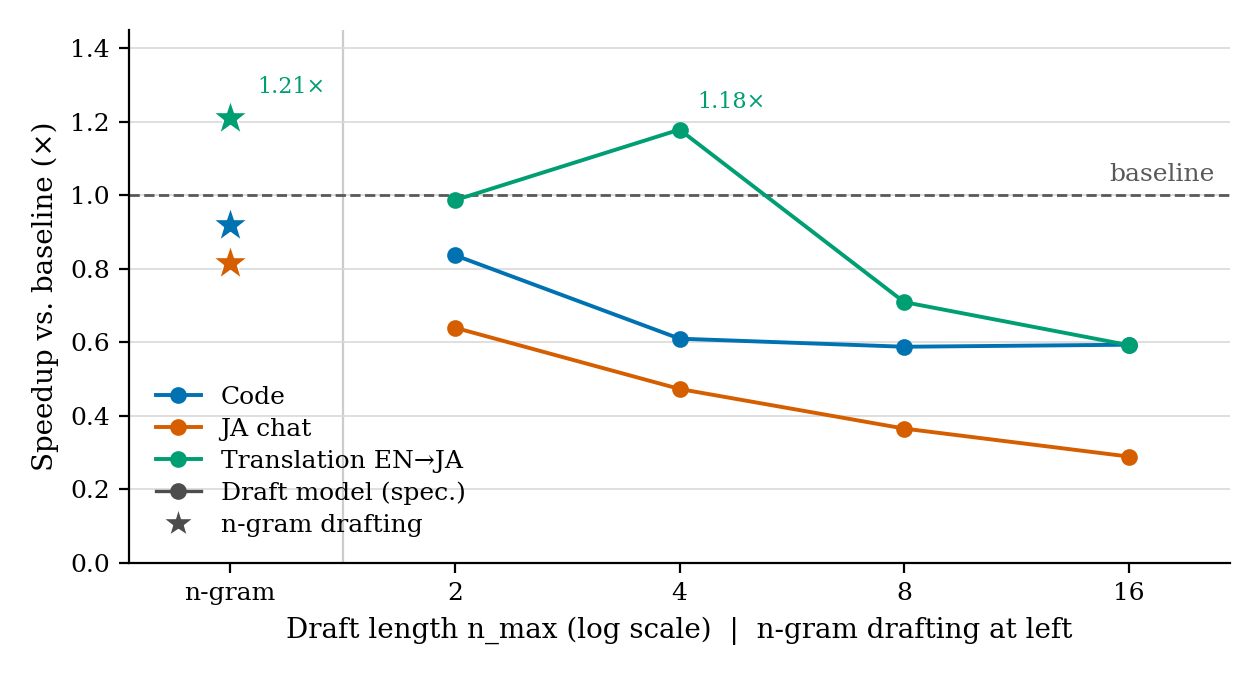

This chart was generated by the following Python code:
#!/usr/bin/env python
"""Figure 1: decode speedup vs. draft length, per task.

Headline figure: speculative decoding with the fixed-draft model is below
the autoregressive baseline (speedup < 1.0) for nearly every configuration;
the only points above 1.0 are n-gram drafting and d4 on EN->JA translation.

Reads:  report/data/summary.json
Writes: report/figures/fig1_speedup.{pdf,png}
"""

import json
import math
import os

import matplotlib

matplotlib.use("Agg")
import matplotlib.pyplot as plt

HERE = os.path.dirname(os.path.abspath(__file__))
DATA = os.path.join(HERE, "..", "data", "summary.json")

# --- Style: research-grade, serif, colorblind-safe (Okabe-Ito) ----------
plt.rcParams.update(
    {
        "font.family": "serif",
        "font.serif": ["DejaVu Serif"],
        "font.size": 10,
        "axes.titlesize": 10,
        "axes.labelsize": 10,
        "legend.fontsize": 9,
        "xtick.labelsize": 9,
        "ytick.labelsize": 9,
        "axes.spines.top": False,
        "axes.spines.right": False,
        "axes.grid": True,
        "axes.grid.axis": "y",
        "grid.color": "0.85",
        "grid.linewidth": 0.6,
        "legend.frameon": False,
        "pdf.fonttype": 42,
    }
)

# Okabe-Ito palette
OKABE_ITO = {
    "blue": "#0072B2",
    "vermillion": "#D55E00",
    "green": "#009E73",
    "black": "#000000",
}

TASK_STYLE = {
    "code": (OKABE_ITO["blue"], "Code"),
    "ja_chat": (OKABE_ITO["vermillion"], "JA chat"),
    "translation_en_ja": (OKABE_ITO["green"], "Translation EN" + "→" + "JA"),
}

SPEC_CONFIGS = ["fx_spec_d2", "fx_spec_d4", "fx_spec_d8", "fx_spec_d16"]
DRAFT_N = [2, 4, 8, 16]


def main() -> None:
    with open(DATA) as f:
        summary = json.load(f)
    by_ct = summary["by_config_task"]

    fig, ax = plt.subplots(figsize=(6.3, 3.4))

    # x positions: log2(n_max) for speculative configs; n-gram is a
    # separate categorical slot at the left edge.
    spec_x = [math.log2(n) for n in DRAFT_N]  # 1, 2, 3, 4
    ngram_x = 0.0

    for task, (color, label) in TASK_STYLE.items():
        y = [by_ct[c][task]["speedup_vs_baseline"] for c in SPEC_CONFIGS]
        ax.plot(
            spec_x,
            y,
            color=color,
            marker="o",
            markersize=5,
            linewidth=1.4,
            label=label,
            zorder=3,
        )
        # n-gram drafting: task-colored star at the left categorical slot
        y_ngram = by_ct["fx_ngram"][task]["speedup_vs_baseline"]
        ax.plot(
            ngram_x,
            y_ngram,
            color=color,
            marker="*",
            markersize=13,
            linestyle="none",
            markeredgecolor="white",
            markeredgewidth=0.5,
            zorder=4,
        )

    # Baseline reference line at speedup = 1.0
    ax.axhline(1.0, color="0.35", linestyle="--", linewidth=1.0, zorder=2)
    ax.text(
        4.38,
        1.025,
        "baseline",
        va="bottom",
        ha="right",
        fontsize=9,
        color="0.35",
    )

    # Light separator between the n-gram category and the n_max axis
    ax.axvline(0.5, color="0.8", linewidth=0.8, zorder=1)

    # Annotate the two points that beat the baseline
    y_ng_tr = by_ct["fx_ngram"]["translation_en_ja"]["speedup_vs_baseline"]
    y_d4_tr = by_ct["fx_spec_d4"]["translation_en_ja"]["speedup_vs_baseline"]
    ax.annotate(
        f"{y_ng_tr:.2f}" + "×",
        xy=(ngram_x, y_ng_tr),
        xytext=(ngram_x + 0.12, y_ng_tr + 0.07),
        fontsize=8,
        color=OKABE_ITO["green"],
    )
    ax.annotate(
        f"{y_d4_tr:.2f}" + "×",
        xy=(2.0, y_d4_tr),
        xytext=(2.08, y_d4_tr + 0.06),
        fontsize=8,
        color=OKABE_ITO["green"],
    )

    ax.set_xticks([ngram_x] + spec_x)
    ax.set_xticklabels(["n-gram", "2", "4", "8", "16"])
    ax.set_xlim(-0.45, 4.45)
    ax.set_ylim(0.0, 1.45)
    ax.set_xlabel("Draft length n_max (log scale)  |  n-gram drafting at left")
    ax.set_ylabel("Speedup vs. baseline (" + "×" + ")")

    # Legend: task colors plus marker semantics
    handles, labels = ax.get_legend_handles_labels()
    star = plt.Line2D(
        [],
        [],
        color="0.3",
        marker="*",
        markersize=11,
        linestyle="none",
        markeredgecolor="white",
        markeredgewidth=0.5,
        label="n-gram drafting",
    )
    circ = plt.Line2D(
        [],
        [],
        color="0.3",
        marker="o",
        markersize=5,
        linestyle="-",
        linewidth=1.2,
        label="Draft model (spec.)",
    )
    ax.legend(
        handles=handles + [circ, star],
        loc="lower left",
        bbox_to_anchor=(0.015, 0.03),
        ncol=1,
        handlelength=1.8,
        labelspacing=0.35,
        borderaxespad=0.0,
    )

    fig.tight_layout()
    fig.savefig(os.path.join(HERE, "fig1_speedup.pdf"))
    fig.savefig(os.path.join(HERE, "fig1_speedup.png"), dpi=200)
    print("wrote fig1_speedup.pdf and fig1_speedup.png")


if __name__ == "__main__":
    main()
